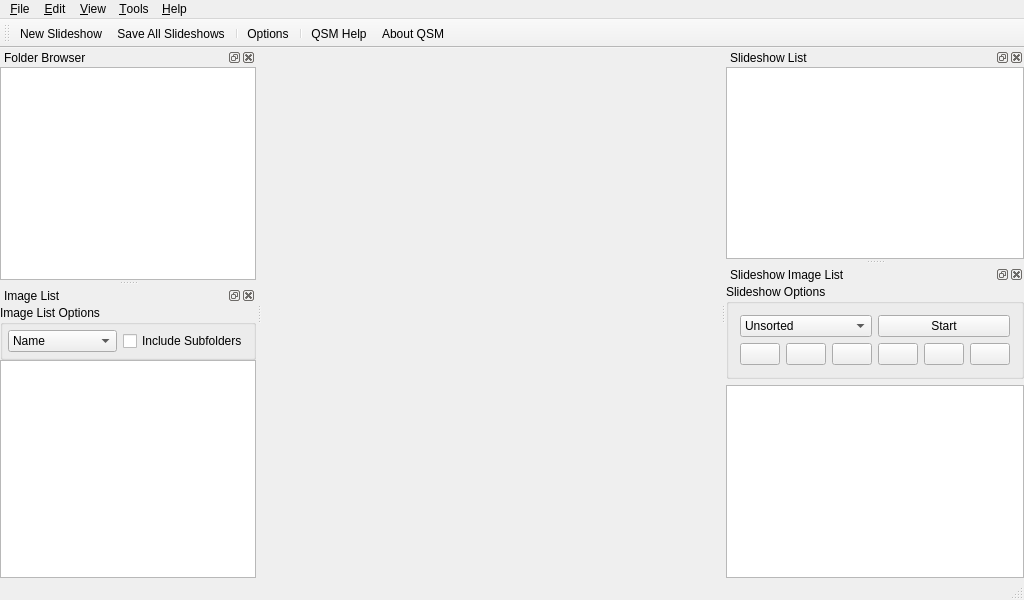
<?xml version="1.0" encoding="UTF-8"?>
<ui version="4.0">
 <class>MainWindow</class>
 <widget class="QMainWindow" name="MainWindow">
  <property name="geometry">
   <rect>
    <x>0</x>
    <y>0</y>
    <width>1024</width>
    <height>600</height>
   </rect>
  </property>
  <property name="windowTitle">
   <string notr="true">QSM - Qt SlideShow Manager</string>
  </property>
  <widget class="ImageWidget" name="imageWidget">
   <property name="contextMenuPolicy">
    <enum>Qt::CustomContextMenu</enum>
   </property>
  </widget>
  <widget class="QMenuBar" name="menuBar">
   <property name="geometry">
    <rect>
     <x>0</x>
     <y>0</y>
     <width>1024</width>
     <height>21</height>
    </rect>
   </property>
   <widget class="QMenu" name="menuFile">
    <property name="title">
     <string>&amp;File</string>
    </property>
    <addaction name="actionNewSlideshow"/>
    <addaction name="separator"/>
    <addaction name="actionReloadAllSlideshows"/>
    <addaction name="actionSaveAllSlideshows"/>
    <addaction name="separator"/>
    <addaction name="actionExit"/>
   </widget>
   <widget class="QMenu" name="menuEdit">
    <property name="title">
     <string>&amp;Edit</string>
    </property>
   </widget>
   <widget class="QMenu" name="menuView">
    <property name="title">
     <string>&amp;View</string>
    </property>
   </widget>
   <widget class="QMenu" name="menuTools">
    <property name="title">
     <string>&amp;Tools</string>
    </property>
    <addaction name="actionOptions"/>
   </widget>
   <widget class="QMenu" name="menuHelp">
    <property name="title">
     <string>&amp;Help</string>
    </property>
    <addaction name="actionQsmHelp"/>
    <addaction name="separator"/>
    <addaction name="actionAboutQt"/>
    <addaction name="actionAboutQsm"/>
   </widget>
   <addaction name="menuFile"/>
   <addaction name="menuEdit"/>
   <addaction name="menuView"/>
   <addaction name="menuTools"/>
   <addaction name="menuHelp"/>
  </widget>
  <widget class="QToolBar" name="mainToolBar">
   <property name="windowTitle">
    <string>Toolbar</string>
   </property>
   <attribute name="toolBarArea">
    <enum>TopToolBarArea</enum>
   </attribute>
   <attribute name="toolBarBreak">
    <bool>false</bool>
   </attribute>
   <addaction name="actionNewSlideshow"/>
   <addaction name="actionSaveAllSlideshows"/>
   <addaction name="separator"/>
   <addaction name="actionOptions"/>
   <addaction name="separator"/>
   <addaction name="actionQsmHelp"/>
   <addaction name="actionAboutQsm"/>
  </widget>
  <widget class="QStatusBar" name="statusBar"/>
  <widget class="QDockWidget" name="folderBrowserDockWidget">
   <property name="windowTitle">
    <string>Folder Browser</string>
   </property>
   <attribute name="dockWidgetArea">
    <number>1</number>
   </attribute>
   <widget class="QTreeView" name="folderBrowserTreeView">
    <property name="contextMenuPolicy">
     <enum>Qt::CustomContextMenu</enum>
    </property>
   </widget>
  </widget>
  <widget class="QDockWidget" name="imageListDockWidget">
   <property name="windowTitle">
    <string>Image List</string>
   </property>
   <attribute name="dockWidgetArea">
    <number>1</number>
   </attribute>
   <widget class="QWidget" name="imageListWidget">
    <layout class="QVBoxLayout" name="imageListWidgetLayout">
     <property name="spacing">
      <number>0</number>
     </property>
     <property name="margin">
      <number>0</number>
     </property>
     <item>
      <widget class="QGroupBox" name="imageListOptionsGroupBox">
       <property name="title">
        <string>Image List Options</string>
       </property>
       <layout class="QHBoxLayout" name="imageListOptionsGroupBoxLayout">
        <property name="margin">
         <number>5</number>
        </property>
        <item>
         <widget class="QComboBox" name="imageListSortComboBox">
          <property name="currentIndex">
           <number>0</number>
          </property>
          <item>
           <property name="text">
            <string>Name</string>
           </property>
          </item>
          <item>
           <property name="text">
            <string>Name Desc</string>
           </property>
          </item>
          <item>
           <property name="text">
            <string>Date</string>
           </property>
          </item>
          <item>
           <property name="text">
            <string>Date Desc</string>
           </property>
          </item>
         </widget>
        </item>
        <item>
         <widget class="QCheckBox" name="includeSubfoldersCheckBox">
          <property name="text">
           <string>Include Subfolders</string>
          </property>
         </widget>
        </item>
       </layout>
      </widget>
     </item>
     <item>
      <widget class="QListView" name="imageListView">
       <property name="contextMenuPolicy">
        <enum>Qt::CustomContextMenu</enum>
       </property>
       <property name="selectionMode">
        <enum>QAbstractItemView::ExtendedSelection</enum>
       </property>
      </widget>
     </item>
    </layout>
   </widget>
  </widget>
  <widget class="QDockWidget" name="slideshowListDockWidget">
   <property name="windowTitle">
    <string>Slideshow List</string>
   </property>
   <attribute name="dockWidgetArea">
    <number>2</number>
   </attribute>
   <widget class="SlideshowListView" name="slideshowListView">
    <property name="contextMenuPolicy">
     <enum>Qt::CustomContextMenu</enum>
    </property>
   </widget>
  </widget>
  <widget class="QDockWidget" name="slideshowImageListDockWidget">
   <property name="windowTitle">
    <string>Slideshow Image List</string>
   </property>
   <attribute name="dockWidgetArea">
    <number>2</number>
   </attribute>
   <widget class="QWidget" name="slideshowImageListWidget">
    <layout class="QVBoxLayout" name="slideshowImageListWidgetLayout">
     <property name="margin">
      <number>0</number>
     </property>
     <item>
      <widget class="QGroupBox" name="slideshowOptionsGroupBox">
       <property name="title">
        <string>Slideshow Options</string>
       </property>
       <layout class="QVBoxLayout" name="slideshowOptionsLayout">
        <item>
         <layout class="QHBoxLayout" name="slideshowOptionsLayout1">
          <item>
           <widget class="QComboBox" name="slideshowSortComboBox">
            <property name="currentIndex">
             <number>4</number>
            </property>
            <item>
             <property name="text">
              <string>Name</string>
             </property>
            </item>
            <item>
             <property name="text">
              <string>Name Desc</string>
             </property>
            </item>
            <item>
             <property name="text">
              <string>Date</string>
             </property>
            </item>
            <item>
             <property name="text">
              <string>Date Desc</string>
             </property>
            </item>
            <item>
             <property name="text">
              <string>Unsorted</string>
             </property>
            </item>
           </widget>
          </item>
          <item>
           <widget class="QPushButton" name="slideshowStartPushButton">
            <property name="statusTip">
             <string>Starts the Slideshow</string>
            </property>
            <property name="text">
             <string>Start</string>
            </property>
           </widget>
          </item>
         </layout>
        </item>
        <item>
         <layout class="QHBoxLayout" name="slideshowOptionsLayout2">
          <item>
           <widget class="QPushButton" name="beginPushButton">
            <property name="text">
             <string notr="true"/>
            </property>
            <property name="icon">
             <iconset resource="icons.qrc">
              <normaloff>:/icons/begin.png</normaloff>:/icons/begin.png</iconset>
            </property>
            <property name="autoRepeat">
             <bool>true</bool>
            </property>
           </widget>
          </item>
          <item>
           <widget class="QPushButton" name="multipleUpPushButton">
            <property name="text">
             <string notr="true"/>
            </property>
            <property name="icon">
             <iconset resource="icons.qrc">
              <normaloff>:/icons/multipleUp.png</normaloff>:/icons/multipleUp.png</iconset>
            </property>
            <property name="autoRepeat">
             <bool>true</bool>
            </property>
           </widget>
          </item>
          <item>
           <widget class="QPushButton" name="upPushButton">
            <property name="text">
             <string notr="true"/>
            </property>
            <property name="icon">
             <iconset resource="icons.qrc">
              <normaloff>:/icons/up.png</normaloff>:/icons/up.png</iconset>
            </property>
            <property name="autoRepeat">
             <bool>true</bool>
            </property>
           </widget>
          </item>
          <item>
           <widget class="QPushButton" name="downPushButton">
            <property name="text">
             <string notr="true"/>
            </property>
            <property name="icon">
             <iconset resource="icons.qrc">
              <normaloff>:/icons/down.png</normaloff>:/icons/down.png</iconset>
            </property>
            <property name="autoRepeat">
             <bool>true</bool>
            </property>
           </widget>
          </item>
          <item>
           <widget class="QPushButton" name="multipleDownPushButton">
            <property name="text">
             <string notr="true"/>
            </property>
            <property name="icon">
             <iconset resource="icons.qrc">
              <normaloff>:/icons/multipleDown.png</normaloff>:/icons/multipleDown.png</iconset>
            </property>
            <property name="autoRepeat">
             <bool>true</bool>
            </property>
           </widget>
          </item>
          <item>
           <widget class="QPushButton" name="endPushButton">
            <property name="text">
             <string notr="true"/>
            </property>
            <property name="icon">
             <iconset resource="icons.qrc">
              <normaloff>:/icons/end.png</normaloff>:/icons/end.png</iconset>
            </property>
            <property name="autoRepeat">
             <bool>true</bool>
            </property>
           </widget>
          </item>
         </layout>
        </item>
       </layout>
      </widget>
     </item>
     <item>
      <widget class="QListView" name="slideshowImageListView">
       <property name="contextMenuPolicy">
        <enum>Qt::CustomContextMenu</enum>
       </property>
       <property name="selectionMode">
        <enum>QAbstractItemView::ExtendedSelection</enum>
       </property>
      </widget>
     </item>
    </layout>
   </widget>
  </widget>
  <action name="actionNewSlideshow">
   <property name="icon">
    <iconset resource="icons.qrc">
     <normaloff>:/icons/add_48.png</normaloff>:/icons/add_48.png</iconset>
   </property>
   <property name="text">
    <string>&amp;New Slideshow</string>
   </property>
   <property name="toolTip">
    <string>Create an empty Slideshow</string>
   </property>
   <property name="statusTip">
    <string>Create an empty Slideshow</string>
   </property>
  </action>
  <action name="actionReloadAllSlideshows">
   <property name="text">
    <string>Re&amp;load All Slideshows</string>
   </property>
   <property name="statusTip">
    <string>Reload All Slideshows</string>
   </property>
  </action>
  <action name="actionSaveAllSlideshows">
   <property name="icon">
    <iconset resource="icons.qrc">
     <normaloff>:/icons/floppy_disk_48.png</normaloff>:/icons/floppy_disk_48.png</iconset>
   </property>
   <property name="text">
    <string>&amp;Save All Slideshows</string>
   </property>
   <property name="iconText">
    <string>Save All Slideshows</string>
   </property>
   <property name="toolTip">
    <string>Save All Slideshows</string>
   </property>
   <property name="statusTip">
    <string>Save All Slideshows</string>
   </property>
  </action>
  <action name="actionExit">
   <property name="text">
    <string>&amp;Exit</string>
   </property>
   <property name="toolTip">
    <string>Exit the application</string>
   </property>
   <property name="statusTip">
    <string>Exit the application</string>
   </property>
   <property name="menuRole">
    <enum>QAction::QuitRole</enum>
   </property>
  </action>
  <action name="actionStatusbar">
   <property name="checkable">
    <bool>true</bool>
   </property>
   <property name="checked">
    <bool>true</bool>
   </property>
   <property name="text">
    <string>&amp;Statusbar</string>
   </property>
  </action>
  <action name="actionOptions">
   <property name="icon">
    <iconset resource="icons.qrc">
     <normaloff>:/icons/spanner_48.png</normaloff>:/icons/spanner_48.png</iconset>
   </property>
   <property name="text">
    <string>&amp;Options...</string>
   </property>
   <property name="statusTip">
    <string>Open the Options Dialog</string>
   </property>
   <property name="menuRole">
    <enum>QAction::PreferencesRole</enum>
   </property>
  </action>
  <action name="actionQsmHelp">
   <property name="icon">
    <iconset resource="icons.qrc">
     <normaloff>:/icons/question_48.png</normaloff>:/icons/question_48.png</iconset>
   </property>
   <property name="text">
    <string>QSM &amp;Help...</string>
   </property>
   <property name="statusTip">
    <string>QSM Help</string>
   </property>
  </action>
  <action name="actionAboutQt">
   <property name="icon">
    <iconset resource="icons.qrc">
     <normaloff>:/icons/info_48.png</normaloff>:/icons/info_48.png</iconset>
   </property>
   <property name="text">
    <string>&amp;About Qt...</string>
   </property>
   <property name="toolTip">
    <string>Show the Qt library's About box</string>
   </property>
   <property name="statusTip">
    <string>Show the Qt library's About box</string>
   </property>
   <property name="menuRole">
    <enum>QAction::AboutQtRole</enum>
   </property>
  </action>
  <action name="actionAboutQsm">
   <property name="icon">
    <iconset resource="icons.qrc">
     <normaloff>:/icons/info_48.png</normaloff>:/icons/info_48.png</iconset>
   </property>
   <property name="text">
    <string>&amp;About QSM...</string>
   </property>
   <property name="toolTip">
    <string>Show the application's About box</string>
   </property>
   <property name="statusTip">
    <string>Show the application's About box</string>
   </property>
   <property name="menuRole">
    <enum>QAction::AboutRole</enum>
   </property>
  </action>
  <action name="actionAddToSlideshow">
   <property name="icon">
    <iconset resource="icons.qrc">
     <normaloff>:/icons/add_48.png</normaloff>:/icons/add_48.png</iconset>
   </property>
   <property name="text">
    <string>&amp;Add to Slideshow</string>
   </property>
   <property name="shortcutContext">
    <enum>Qt::WidgetShortcut</enum>
   </property>
  </action>
  <action name="actionImageEditComment">
   <property name="text">
    <string>&amp;Edit Comment...</string>
   </property>
   <property name="shortcutContext">
    <enum>Qt::WidgetShortcut</enum>
   </property>
  </action>
  <action name="actionRenameImage">
   <property name="text">
    <string>Re&amp;name</string>
   </property>
   <property name="shortcutContext">
    <enum>Qt::WidgetShortcut</enum>
   </property>
  </action>
  <action name="actionCutImage">
   <property name="text">
    <string>Cu&amp;t</string>
   </property>
   <property name="shortcutContext">
    <enum>Qt::WidgetShortcut</enum>
   </property>
  </action>
  <action name="actionCopyImage">
   <property name="text">
    <string>&amp;Copy</string>
   </property>
   <property name="shortcutContext">
    <enum>Qt::WidgetShortcut</enum>
   </property>
  </action>
  <action name="actionPasteImage">
   <property name="text">
    <string>&amp;Paste</string>
   </property>
   <property name="shortcutContext">
    <enum>Qt::WidgetShortcut</enum>
   </property>
  </action>
  <action name="actionRemoveImage">
   <property name="text">
    <string>&amp;Remove</string>
   </property>
   <property name="shortcutContext">
    <enum>Qt::WidgetShortcut</enum>
   </property>
  </action>
  <action name="actionRemoveImageFromDisk">
   <property name="text">
    <string>Remove from &amp;Disk</string>
   </property>
   <property name="shortcutContext">
    <enum>Qt::WidgetShortcut</enum>
   </property>
  </action>
  <action name="actionCopyPath">
   <property name="text">
    <string>Copy Full &amp;Path</string>
   </property>
   <property name="shortcutContext">
    <enum>Qt::WidgetShortcut</enum>
   </property>
  </action>
  <action name="actionPreloadAllImages">
   <property name="text">
    <string>Preload &amp;All Images</string>
   </property>
   <property name="shortcutContext">
    <enum>Qt::WidgetShortcut</enum>
   </property>
  </action>
  <action name="actionSlideshowEditComment">
   <property name="text">
    <string>&amp;Edit Comment...</string>
   </property>
   <property name="shortcutContext">
    <enum>Qt::WidgetShortcut</enum>
   </property>
  </action>
  <action name="actionRenameSlideshow">
   <property name="text">
    <string>Re&amp;name</string>
   </property>
   <property name="shortcutContext">
    <enum>Qt::WidgetShortcut</enum>
   </property>
  </action>
  <action name="actionRemoveSlideshow">
   <property name="text">
    <string>&amp;Remove</string>
   </property>
   <property name="shortcutContext">
    <enum>Qt::WidgetShortcut</enum>
   </property>
  </action>
  <action name="actionCopyImagesToSlideshow">
   <property name="icon">
    <iconset resource="icons.qrc">
     <normaloff>:/icons/add_48.png</normaloff>:/icons/add_48.png</iconset>
   </property>
   <property name="text">
    <string>&amp;Copy Images to Slideshow...</string>
   </property>
   <property name="shortcutContext">
    <enum>Qt::WidgetShortcut</enum>
   </property>
  </action>
  <action name="actionReloadSlideshow">
   <property name="text">
    <string>Re&amp;load</string>
   </property>
   <property name="shortcutContext">
    <enum>Qt::WidgetShortcut</enum>
   </property>
  </action>
  <action name="actionSaveSlideshow">
   <property name="icon">
    <iconset resource="icons.qrc">
     <normaloff>:/icons/floppy_disk_48.png</normaloff>:/icons/floppy_disk_48.png</iconset>
   </property>
   <property name="text">
    <string>&amp;Save</string>
   </property>
   <property name="shortcutContext">
    <enum>Qt::WidgetShortcut</enum>
   </property>
  </action>
  <action name="actionRotateClockwise">
   <property name="text">
    <string>Rotate Clockwise</string>
   </property>
  </action>
  <action name="actionRotateCounterclockwise">
   <property name="text">
    <string>Rotate Counterclockwise</string>
   </property>
  </action>
  <action name="actionZoomFit">
   <property name="text">
    <string>&amp;Fit to Widget</string>
   </property>
  </action>
  <action name="actionZoomOriginal">
   <property name="text">
    <string>&amp;Original Size</string>
   </property>
  </action>
  <action name="actionZoomIn">
   <property name="text">
    <string>&amp;In</string>
   </property>
   <property name="toolTip">
    <string>Zoom In</string>
   </property>
  </action>
  <action name="actionZoomOut">
   <property name="text">
    <string>O&amp;ut</string>
   </property>
   <property name="toolTip">
    <string>Zoom Out</string>
   </property>
  </action>
 </widget>
 <layoutdefault spacing="6" margin="11"/>
 <customwidgets>
  <customwidget>
   <class>SlideshowListView</class>
   <extends>QListView</extends>
   <header>slideshowlistview.h</header>
  </customwidget>
  <customwidget>
   <class>ImageWidget</class>
   <extends>QWidget</extends>
   <header>imagewidget.h</header>
  </customwidget>
 </customwidgets>
 <resources>
  <include location="icons.qrc"/>
 </resources>
 <connections>
  <connection>
   <sender>actionExit</sender>
   <signal>triggered()</signal>
   <receiver>MainWindow</receiver>
   <slot>close()</slot>
   <hints>
    <hint type="sourcelabel">
     <x>-1</x>
     <y>-1</y>
    </hint>
    <hint type="destinationlabel">
     <x>399</x>
     <y>299</y>
    </hint>
   </hints>
  </connection>
 </connections>
</ui>
